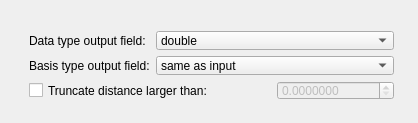
<?xml version="1.0" encoding="UTF-8"?>
<ui version="4.0">
 <class>CalculateDistanceToFieldBoundary</class>
 <widget class="QDialog" name="CalculateDistanceToFieldBoundary">
  <property name="geometry">
   <rect>
    <x>0</x>
    <y>0</y>
    <width>418</width>
    <height>123</height>
   </rect>
  </property>
  <property name="windowTitle">
   <string>CalculateDistanceToFieldBoundary</string>
  </property>
  <widget class="QWidget" name="layoutWidget">
   <property name="geometry">
    <rect>
     <x>18</x>
     <y>20</y>
     <width>387</width>
     <height>91</height>
    </rect>
   </property>
   <layout class="QGridLayout" name="gridLayout">
    <item row="0" column="0">
     <widget class="QLabel" name="label">
      <property name="minimumSize">
       <size>
        <width>111</width>
        <height>0</height>
       </size>
      </property>
      <property name="text">
       <string>Data type output field:</string>
      </property>
     </widget>
    </item>
    <item row="0" column="1" colspan="2">
     <widget class="QComboBox" name="dataTypeComboBox_">
      <item>
       <property name="text">
        <string>double</string>
       </property>
      </item>
      <item>
       <property name="text">
        <string>float</string>
       </property>
      </item>
      <item>
       <property name="text">
        <string>char</string>
       </property>
      </item>
      <item>
       <property name="text">
        <string>unsigned char</string>
       </property>
      </item>
      <item>
       <property name="text">
        <string>short</string>
       </property>
      </item>
      <item>
       <property name="text">
        <string>unsigned short</string>
       </property>
      </item>
      <item>
       <property name="text">
        <string>int</string>
       </property>
      </item>
      <item>
       <property name="text">
        <string>unsigned int</string>
       </property>
      </item>
     </widget>
    </item>
    <item row="1" column="0">
     <widget class="QLabel" name="label_2">
      <property name="minimumSize">
       <size>
        <width>111</width>
        <height>0</height>
       </size>
      </property>
      <property name="text">
       <string>Basis type output field:</string>
      </property>
     </widget>
    </item>
    <item row="1" column="1" colspan="2">
     <widget class="QComboBox" name="basisTypeComboBox_">
      <item>
       <property name="text">
        <string>same as input</string>
       </property>
      </item>
      <item>
       <property name="text">
        <string>constant</string>
       </property>
      </item>
      <item>
       <property name="text">
        <string>linear</string>
       </property>
      </item>
     </widget>
    </item>
    <item row="2" column="0" colspan="2">
     <widget class="QCheckBox" name="truncateDistanceCheckBox_">
      <property name="text">
       <string>Truncate distance larger than:</string>
      </property>
     </widget>
    </item>
    <item row="2" column="2">
     <widget class="QDoubleSpinBox" name="truncateDoubleSpinBox_">
      <property name="enabled">
       <bool>false</bool>
      </property>
      <property name="decimals">
       <number>7</number>
      </property>
      <property name="maximum">
       <double>1000000000.000000000000000</double>
      </property>
     </widget>
    </item>
   </layout>
  </widget>
 </widget>
 <layoutdefault spacing="6" margin="11"/>
 <resources/>
 <connections>
  <connection>
   <sender>truncateDistanceCheckBox_</sender>
   <signal>toggled(bool)</signal>
   <receiver>truncateDoubleSpinBox_</receiver>
   <slot>setEnabled(bool)</slot>
   <hints>
    <hint type="sourcelabel">
     <x>102</x>
     <y>85</y>
    </hint>
    <hint type="destinationlabel">
     <x>254</x>
     <y>85</y>
    </hint>
   </hints>
  </connection>
 </connections>
</ui>
